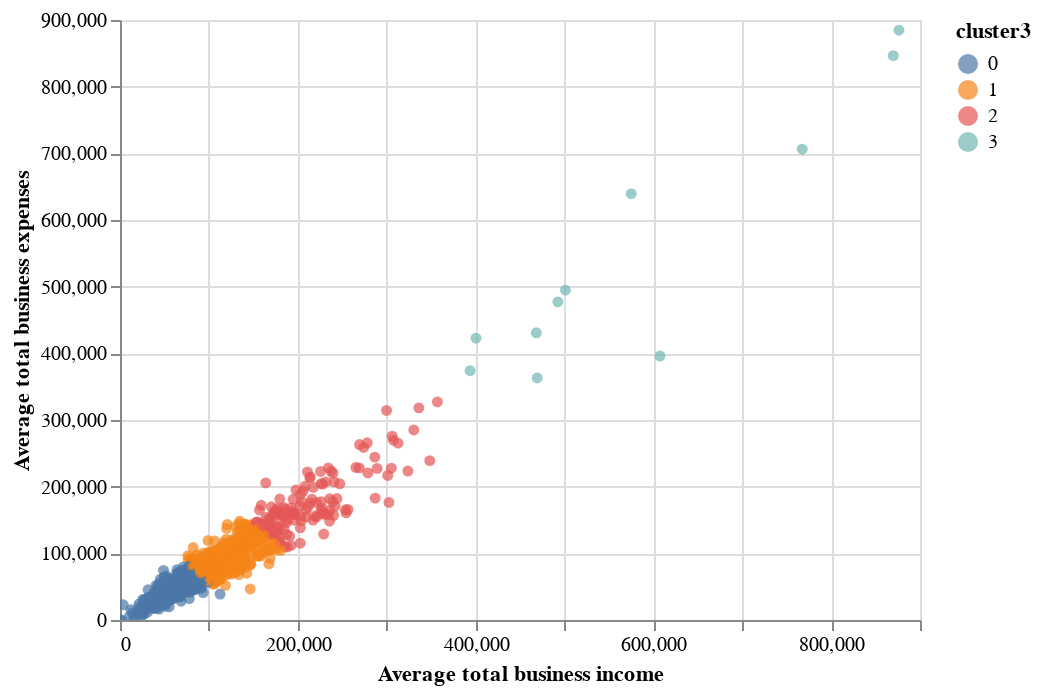

Write notebook code for a chart like this one.
### Code cell
scatter_plot.encode(x='Average total business income', y='Average total business expenses',color='cluster3:N',
tooltip=['Postcode', 'cluster3', 'Average total business income', 'Average total business expenses']
).interactive()

### Figure 1 — Vega-Lite specification as saved in the notebook (floating-point values rounded to 4 significant figures; data arrays with more than 128 entries replaced by an {"elided": "..."} marker saying what was removed)
{"config": {"view": {"continuousWidth": 400, "continuousHeight": 300}}, "data": {"name": "data-fc63cafa5fc5f13de5aacbd6a4407253"}, "mark": "circle", "encoding": {"color": {"type": "nominal", "field": "cluster3"}, "tooltip": [{"type": "quantitative", "field": "Postcode"}, {"type": "quantitative", "field": "cluster3"}, {"type": "quantitative", "field": "Average total business income"}, {"type": "quantitative", "field": "Average total business expenses"}], "x": {"type": "quantitative", "field": "Average total business income"}, "y": {"type": "quantitative", "field": "Average total business expenses"}}, "selection": {"selector001": {"type": "interval", "bind": "scales", "encodings": ["x", "y"]}}, "$schema": "https://vega.github.io/schema/vega-lite/v4.8.1.json", "datasets": {"data-fc63cafa5fc5f13de5aacbd6a4407253": {"elided": "2473 records"}}}
